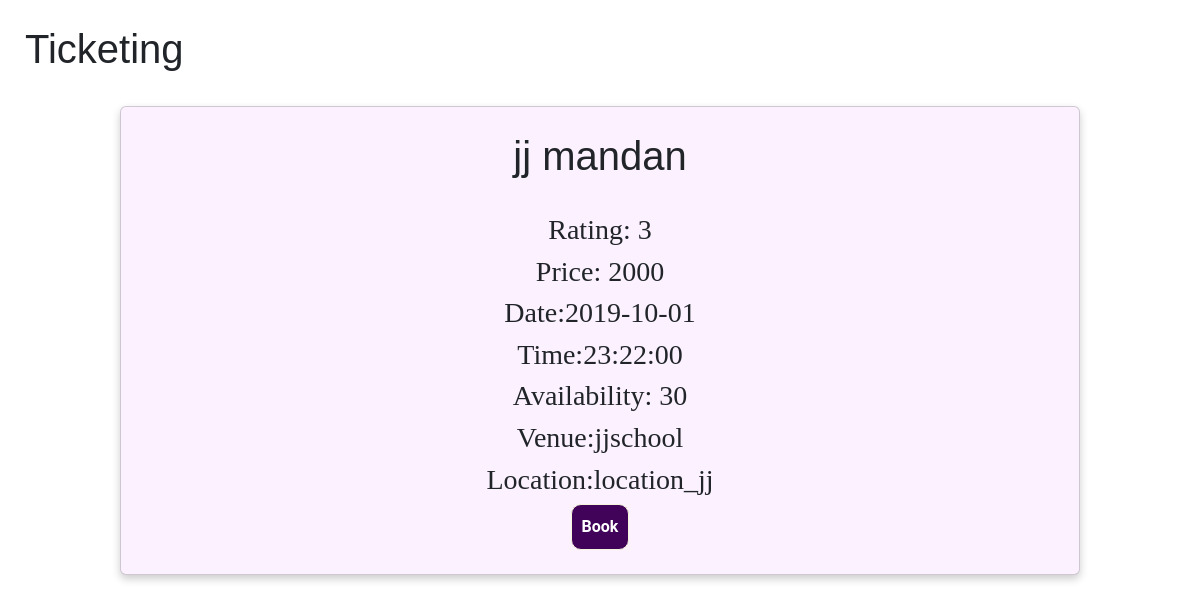
Screenshot of /show/6 with the database file from the repository.
### app.py (models this page shows)
class Shows(db.Model):
    _tablename_ = 'shows'
    show_id = db.Column(db.Integer, primary_key=True, autoincrement=True)
    show_name = db.Column(db.String, unique=True, nullable=False)
    rating = db.Column(db.Integer)
    price = db.Column(db.Integer, nullable=False)
    date = db.Column(db.String)
    time = db.Column(db.String)
    availability=db.Column(db.Integer)
    venue_id = db.Column(db.Integer, db.ForeignKey('venue.venue_id'))
    ratingno = db.Column(db.Integer)

class Venue(db.Model):
    _tablename_ = 'venue'
    venue_id = db.Column(db.Integer, primary_key=True, autoincrement=True)
    venue_name = db.Column(db.String, unique=True, nullable=False)
    location = db.Column(db.String)
    capacity = db.Column(db.Integer)
    rating = db.Column(db.Integer)
    ratingno = db.Column(db.Integer)

### app.py (the view)
@app.route('/show/<show_id>',methods=['GET'])
def show(show_id):
    show_id=show_id
    conn = sqlite3.connect("database.sqlite3")
    cur = conn.cursor()
    sql="""select * from shows inner join venue on shows.venue_id=venue.venue_id where show_id=?"""
    cur.execute(sql,(show_id,))
    shows = cur.fetchall()
    cur.close()
    return render_template('show.html',show=shows[0])

### templates/show.html (shortened to what this page needs)
{% extends "base.html" %}
{% block body %}
<h1>Ticketing</h1>
<div class="card">
    <h1>{{show[1]}}</h1>
    <div>
        <h3>Rating: {{show[2]}} </h3>
    </div>
    <div>
        <h3>Price: {{show[3]}}</h3>
    </div>
    <div>
        <h3>Date:{{show[4]}} </h3>
    </div>
    <div>
        <h3>Time:{{show[5]}} </h3>
    </div>
    <div>
        <h3>Availability: {{show[7]}}</h3>
    </div>
    <div>
        <h3>Venue:{{show[10]}} </h3>
    </div>
    <div>
        <h3>Location:{{show[11]}} </h3>
    </div>
    <a href='/booking/{{show[0]}}'><button>Book</button></a>
</div>
{% endblock%}

### static/style.css (style rules this page uses)
* { margin: 0px; padding: 0px; font-family: Cambria, Cochin, Georgia, Times, "Times New Roman", serif; box-sizing: border-box; }
body { font-size: 1rem; }
button { border: 1px solid beige; color: white; outline: none; border-radius: 10px; padding: 10px; cursor: pointer; text-decoration: none; font-family: "Roboto", sans-serif; font-weight: bolder; background-color: rgb(65, 3, 89); }
h1 { font-family: "Trebuchet MS", "Lucida Sans Unicode", "Lucida Grande", "Lucida Sans", Arial, sans-serif; padding: 25px; }
a { text-decoration: none; }
.card { box-shadow: 0 4px 8px 0 rgba(0, 0, 0, 0.2); background-color: #fbf1ff; width: 80%; margin: auto; text-align: center; font-family: arial; margin-bottom:5vh; padding: 3vh; padding-top: 0; }

### rows the page displays
Shows: show_name "jj mandan", rating "3", price "2000", date "2019-10-01", time "23:22:00", availability "30"
Venue: venue_name "jjschool", location "location_jj"
